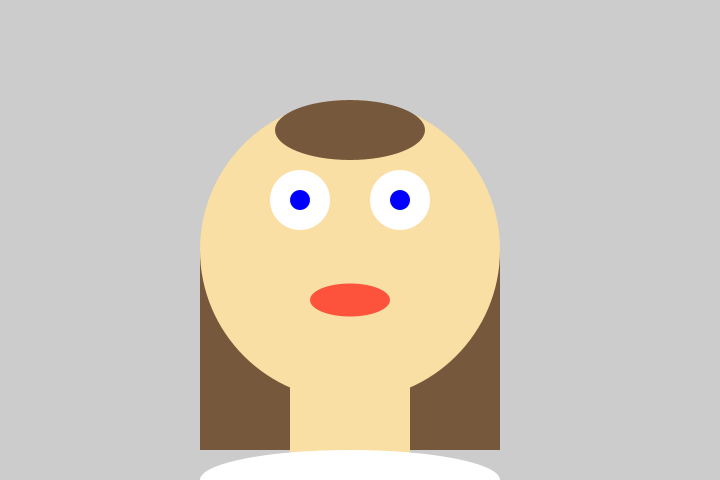
Frame 1 (no input)
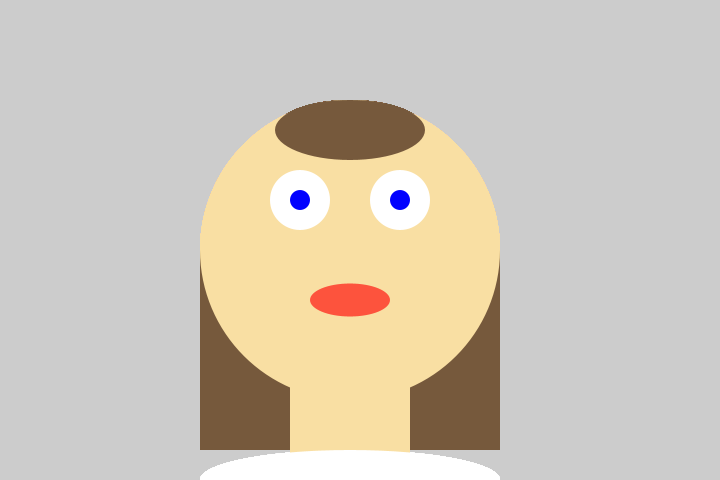
Frame 60 (the mouse pressed at the canvas centre just before this capture)
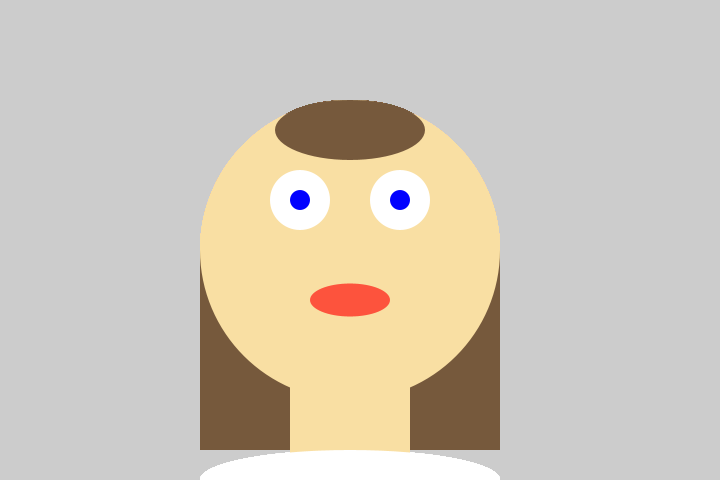
Frame 120 (the mouse held since frame 60 and released just before this capture)

The Processing sketch that drew these frames (run headless with seeded random() and noise(); from frame 60 on, the mouse is pressed at the canvas centre):

// Processing sketch: processing_70153
// ── processing_70153.pde

void setup(){
size(720, 480);  
background(204); 
noStroke();

}

void draw(){
  
// bottom hair
fill(118, 89, 60); 
rect(380, 250, 120, 200); 
rect(200, 250, 120, 200);

//head
fill(249, 223, 163); 
ellipse(350, 250, 300, 300);
 
//top hair
fill(118, 89, 60);
ellipse(350, 130, 150, 60);

//eyes
fill(255); 
ellipse(400, 200, 60, 60);
fill(255); 
ellipse(300, 200, 60, 60);

//pupil
fill(0, 0, 255); 
ellipse(400, 200, 20, 20);
fill(0, 0, 255); 
ellipse(300, 200, 20, 20);

//body
fill(249, 223, 163);
rect(290, 300, 120, 200); 
fill(255); 
ellipse(350, 480, 300, 60);


//mouth
fill(255, 0, 0, 160);
ellipse(350, 300, 80, 33);

}
